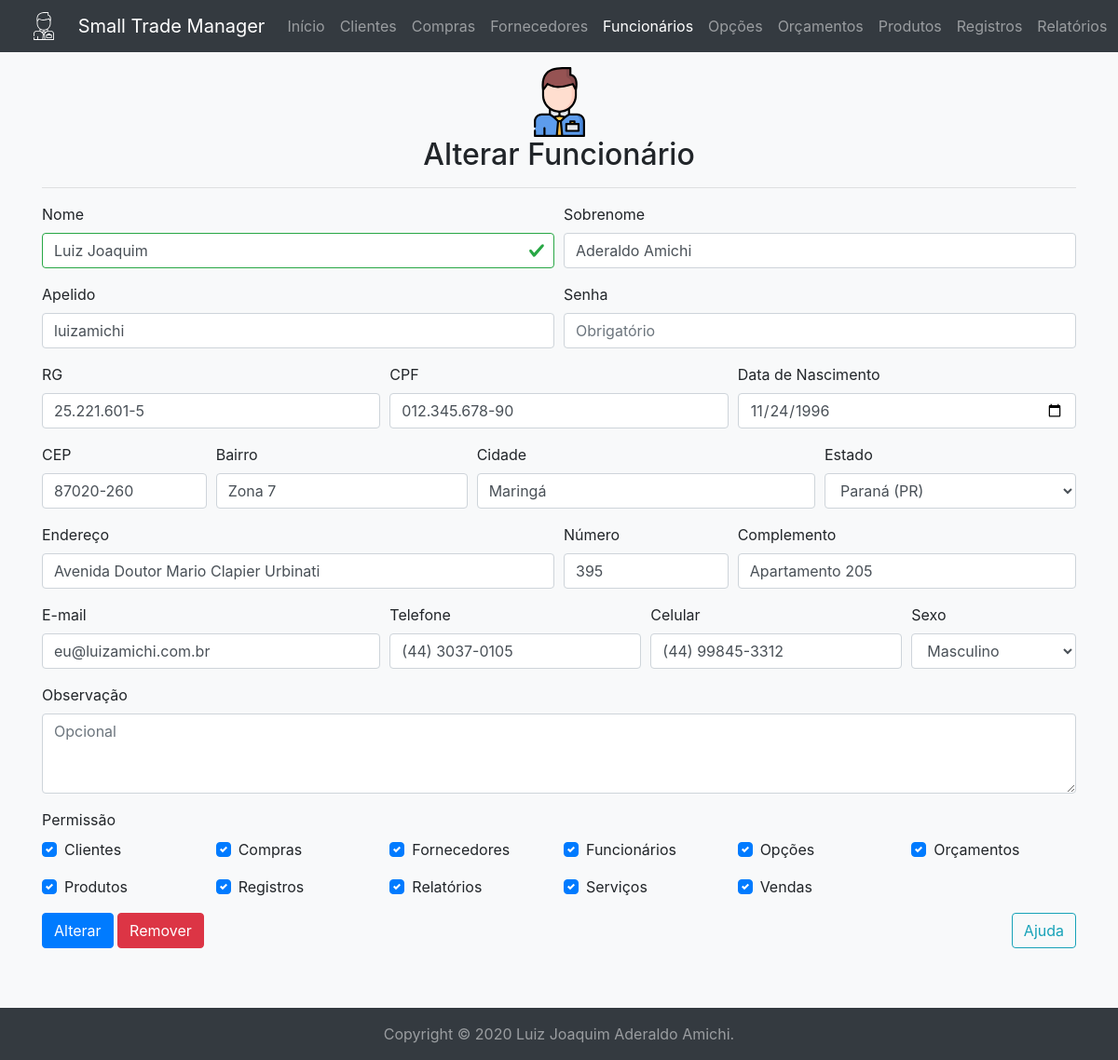
The page /employee/update/?id=1 (signed in) on the database its author committed.
### tables this page shows
create table if not exists employees (
	id int unsigned auto_increment not null primary key,
	name varchar(32) character set 'utf8' not null,
	surname varchar(32) character set 'utf8' not null,
	alias varchar(32) character set 'utf8' not null unique,
	password varchar(32) character set 'utf8' not null,
	rg char(9) character set 'utf8' null unique,
	cpf char(11) character set 'utf8' not null unique,
	birthday date not null,
	postal_code char(8) character set 'utf8' null,
	district varchar(32) character set 'utf8' null,
	city varchar(64) character set 'utf8' not null,
	state char(2) character set 'utf8' not null,
	address varchar(64) character set 'utf8' not null,
	number int unsigned not null,
	complement varchar(32) character set 'utf8' null,
	email varchar(32) character set 'utf8' not null unique,
	phone char(10) character set 'utf8' null,
	cell_phone char(11) character set 'utf8' null unique,
	sex char(1) character set 'utf8' not null,
	note varchar(512) character set 'utf8' null,
	permission int unsigned not null unique,
	foreign key(permission) references permissions(id)
);

### mysql.php (called while the page is built, shortened)
<?php
$db = null;
function execute(string $query, ?object &$record=null): array|bool {
	global $db;
	$operation = strtolower(substr($query, 0, 6));
	$tuple = $record ? convert($record) : $record;
	$connection = $db ?? open();
	$stmt = null;
	if($connection) {
		try {
			if($operation == 'delete') {
				$queries = explode(';', $query);
				foreach($queries as $query) {
					if(!empty($query)) {
						$stmt = $connection->prepare($query);
						$stmt->execute();
					}
				}
			}
			elseif(in_array($operation, ['insert', 'select', 'update'])) {
				$stmt = $connection->prepare($query);
				$stmt->execute($tuple);
			}
			if($operation == 'select') {
				return $stmt->fetchAll(\PDO::FETCH_OBJ);
			}
			elseif(in_array($operation, ['delete', 'insert', 'update'])) {
				if($operation == 'insert' && $record) {
					$record->id = $connection->lastInsertId() ?: ($record->id ?? 0);
				}
				$commit = $connection->commit();
				return (bool) ($operation == 'delete' ? $commit : $stmt->rowCount());
			}
		}
		catch(\PDOException $e) {
			\util\history($e);
			if($operation == 'select') {
				return [];
			}
			elseif(in_array($operation, ['delete', 'insert', 'update'])) {
				$connection->rollBack();
				return false;
			}
		}
		finally {
			$connection = null;
		}
	}
	return false;
}
function open(): ?\PDO {
	global $db;
	if(!$db) {
		try {
			$db = new \PDO('mysql:host=' . MYSQL_HOST . ';dbname=' . MYSQL_SCHEMA, MYSQL_USER, MYSQL_PASSWORD);
			$db->setAttribute(\PDO::ATTR_ERRMODE, \PDO::ERRMODE_EXCEPTION);
			$db->setAttribute(\PDO::ATTR_DEFAULT_FETCH_MODE, \PDO::FETCH_OBJ);
			return $db;
		}
		catch(\PDOException $e) {
			\util\history($e);
			return null;
		}
	}
	return $db;
}

### controllers/employee.php (called while the page is built, shortened)
<?php
require_once __DIR__ . '/../mysql.php';
function formulate(object $tuple): object {
	$tuple->rg = isset($tuple->rg) ? (strlen($tuple->rg) == 8 ? substr($tuple->rg, 0, 1) . '.' . substr($tuple->rg, 1, 3) . '.' . substr($tuple->rg, 4, 3) . '-' . substr($tuple->rg, 7, 2) : substr($tuple->rg, 0, 2) . '.' . substr($tuple->rg, 2, 3) . '.' . substr($tuple->rg, 5, 3) . '-' . substr($tuple->rg, 8, 2)) : null;
	$tuple->cpf = substr($tuple->cpf, 0, 3) . '.' . substr($tuple->cpf, 3, 3) . '.' . substr($tuple->cpf, 6, 3) . '-' . substr($tuple->cpf, 9, 2);
	$tuple->postal_code = isset($tuple->postal_code) ? substr($tuple->postal_code, 0, 5) . '-' . substr($tuple->postal_code, 5, 3) : null;
	$tuple->phone = isset($tuple->phone) ? '(' . substr($tuple->phone, 0, 2) . ') ' . substr($tuple->phone, 2, 4) . '-' . substr($tuple->phone, 6, 4) : null;
	$tuple->cell_phone = isset($tuple->cell_phone) ? '(' . substr($tuple->cell_phone, 0, 2) . ') ' . substr($tuple->cell_phone, 2, 5) . '-' . substr($tuple->cell_phone, 7, 4) : null;
	return $tuple;
}

### templates/employee/update.php (the view, shortened to what this page needs)
	<div class="container mb-5">
		<div class="my-3 text-center">
			<img alt="Funcionário" class="img-fluid mx-3" height="75" src="<?=BASE_URL?>img/employee-color.svg" width="75"/>
			<h2><?=PAGE_TITLE?></h2>
			<hr/>
		</div>
		<form accept-charset="utf-8" action="<?=BASE_URL . 'action/' . PAGE_NAME?>/update/" autocomplete="on" class="pb-3" enctype="application/x-www-form-urlencoded" id="update-employee" method="post" name="update-employee" rel="noopener" target="_self">
			<div class="form-row">
				<div class="col-md-6 form-group">
					<label for="name">Nome</label>
					<input autofocus class="form-control" form="update-employee" id="name" maxlength="32" minlength="2" name="name" placeholder="" required type="text" value="<?=$tuple->name?>"/>
				</div>
				<div class="col-md-6 form-group">
					<label for="surname">Sobrenome</label>
					<input class="form-control" form="update-employee" id="surname" maxlength="32" minlength="2" name="surname" placeholder="" required type="text" value="<?=$tuple->surname?>"/>
				</div>
			</div>
			<div class="form-row">
				<div class="col-md-6 form-group">
					<label for="alias">Apelido</label>
					<input class="form-control" form="update-employee" id="alias" maxlength="32" minlength="6" name="alias" placeholder="" required type="text" value="<?=$tuple->alias?>"/>
				</div>
				<div class="col-md-6 form-group">
					<label for="password">Senha</label>
					<input class="form-control" form="update-employee" id="password" minlength="6" name="password" placeholder="Obrigatório" required type="password"/>
				</div>
			</div>
			<div class="form-row">
				<div class="col-md-4 form-group">
					<label for="rg">RG</label>
					<input class="form-control" form="update-employee" id="rg" maxlength="12" minlength="11" name="rg" pattern="[0-9]{2}.[0-9]{3}.[0-9]{3}-[0-9]{1}|[0-9]{1}.[0-9]{3}.[0-9]{3}-[0-9]{1}" placeholder="Opcional" type="text" value="<?=$tuple->rg?>"/>
				</div>
				<div class="col-md-4 form-group">
					<label for="cpf">CPF</label>
					<input class="form-control" form="update-employee" id="cpf" maxlength="14" minlength="14" name="cpf" pattern="[0-9]{3}.[0-9]{3}.[0-9]{3}-[0-9]{2}" placeholder="" required type="text" value="<?=$tuple->cpf?>"/>
				</div>
				<div class="col-md-4 form-group">
					<label for="birthday">Data de Nascimento</label>
					<input class="form-control" form="update-employee" id="birthday" name="birthday" required type="date" value="<?=$tuple->birthday?>"/>
				</div>
			</div>
			<div class="form-row">
				<div class="col-md-2 form-group">
					<label for="postal-code">CEP</label>
					<input class="form-control" form="update-employee" id="postal-code" maxlength="9" minlength="9" name="postal-code" pattern="[0-9]{5}-[0-9]{3}" placeholder="Opcional" type="text" value="<?=$tuple->postal_code?>"/>
				</div>
				<div class="col-md-3 form-group">
					<label for="district">Bairro</label>
					<input class="form-control" form="update-employee" id="district" maxlength="32" minlength="4" name="district" placeholder="Opcional" type="text" value="<?=$tuple->district?>"/>
				</div>
				<div class="col-md-4 form-group">
					<label for="city">Cidade</label>
					<input class="form-control" form="update-employee" id="city" maxlength="64" minlength="4" name="city" placeholder="" required type="text" value="<?=$tuple->city?>"/>
				</div>
				<div class="col-md-3 form-group">
					<label for="state">Estado</label>
					<select class="form-control" form="update-employee" id="state" name="state" required>
						<option <?=$tuple->state == 'PR' ? 'selected' : ''?> value="PR">Paraná (PR)</option>
					</select>
				</div>
			</div>
			<div class="form-row">
				<div class="col-md-6 form-group">
					<label for="address">Endereço</label>
					<input class="form-control" form="update-employee" id="address" maxlength="64" minlength="4" name="address" placeholder="" required type="text" value="<?=$tuple->address?>"/>
				</div>
				<div class="col-md-2 form-group">
					<label for="number">Número</label>
					<input class="form-control" form="update-employee" id="number" maxlength="8" minlength="2" name="number" pattern="[0-9]+" placeholder="" required type="text" value="<?=$tuple->number?>"/>
				</div>
				<div class="col-md-4 form-group">
					<label for="complement">Complemento</label>
					<input class="form-control" form="update-employee" id="complement" maxlength="32" minlength="4" name="complement" placeholder="Opcional" type="text" value="<?=$tuple->complement?>"/>
				</div>
			</div>
			<div class="form-row">
				<div class="col-md-4 form-group">
					<label for="email">E-mail</label>
					<input class="form-control" form="update-employee" id="email" maxlength="32" minlength="4" name="email" placeholder="" required type="email" value="<?=$tuple->email?>"/>
				</div>
				<div class="col-md-3 form-group">
					<label for="phone">Telefone</label>
					<input class="form-control" form="update-employee" id="phone" maxlength="14" minlength="14" name="phone" pattern="\([0-9]{2}\)\s[0-9]{4}-[0-9]{4}" placeholder="Opcional" type="tel" value="<?=$tuple->phone?>"/>
				</div>
				<div class="col-md-3 form-group">
					<label for="cell-phone">Celular</label>
					<input class="form-control" form="update-employee" id="cell-phone" maxlength="15" minlength="15" name="cell-phone" pattern="\([0-9]{2}\)\s[0-9]{5}-[0-9]{4}" placeholder="Opcional" type="tel" value="<?=$tuple->cell_phone?>"/>
				</div>
				<div class="col-md-2 form-group">
					<label for="sex">Sexo</label>
					<select class="form-control" form="update-employee" id="sex" name="sex" required>
						<option <?=$tuple->sex == 'M' ? 'selected' : ''?> value="M">Masculino</option>
					</select>
				</div>
			</div>
			<div class="form-row">
				<div class="col-md-12 form-group">
					<label for="note">Observação</label>
					<textarea class="form-control" form="update-employee" id="note" maxlength="512" minlength="4" name="note" placeholder="Opcional" rows="3"><?=$tuple->note?></textarea>
				</div>
			</div>
			<div class="form-row">
				<div class="col-md-12">
					<label for="client">Permissão</label>
				</div>
				<div class="col-md-2 form-group">
					<div class="custom-control custom-checkbox">
						<label class="custom-control-label" for="client">Clientes</label>
					</div>
				</div>
				<div class="col-md-2 form-group">
					<div class="custom-control custom-checkbox">
						<label class="custom-control-label" for="purchase">Compras</label>
					</div>
				</div>
				<div class="col-md-2 form-group">
					<div class="custom-control custom-checkbox">
						<label class="custom-control-label" for="provider">Fornecedores</label>
					</div>
				</div>
				<div class="col-md-2 form-group">
					<div class="custom-control custom-checkbox">
						<label class="custom-control-label" for="employee">Funcionários</label>
					</div>
				</div>
				<div class="col-md-2 form-group">
					<div class="custom-control custom-checkbox">
						<label class="custom-control-label" for="setting">Opções</label>
					</div>
				</div>
				<div class="col-md-2 form-group">
					<div class="custom-control custom-checkbox">
						<label class="custom-control-label" for="budget">Orçamentos</label>
					</div>
				</div>
				<div class="col-md-2 form-group">
					<div class="custom-control custom-checkbox">
						<label class="custom-control-label" for="product">Produtos</label>
					</div>
				</div>
				<div class="col-md-2 form-group">
					<div class="custom-control custom-checkbox">
						<label class="custom-control-label" for="record">Registros</label>
					</div>
				</div>
				<div class="col-md-2 form-group">
					<div class="custom-control custom-checkbox">
						<label class="custom-control-label" for="report">Relatórios</label>
					</div>
				</div>
				<div class="col-md-2 form-group">
					<div class="custom-control custom-checkbox">
						<label class="custom-control-label" for="service">Serviços</label>
					</div>
				</div>
				<div class="col-md-2 form-group">
					<div class="custom-control custom-checkbox">
						<label class="custom-control-label" for="sale">Vendas</label>
					</div>
				</div>
			</div>
			<input class="btn btn-primary" form="update-employee" type="submit" value="Alterar"/>
			<button class="btn btn-danger" data-target="#remove-modal" data-toggle="modal" type="button">Remover</button>
			<button class="btn btn-outline-info float-right" data-target="#help-modal" data-toggle="modal" type="button">Ajuda</button>
		</form>
	</div>
</body>
</html>

### rows shown on the page
employees: name "Luiz Joaquim", surname "Aderaldo Amichi", alias "luizamichi", rg "25.221.601-5", cpf "012.345.678-90", birthday "11/24/1996", postal-code "87020-260", district "Zona 7", city "Maringá", state "Paraná (PR)", address "Avenida Doutor Mario Clapier Urbinati", number "395", complement "Apartamento 205", email "eu@luizamichi.com.br", phone "(44) 3037-0105", cell-phone "(44) 99845-3312", sex "Masculino"

### other values the page prints
PAGE_TITLE "Alterar Funcionário"
